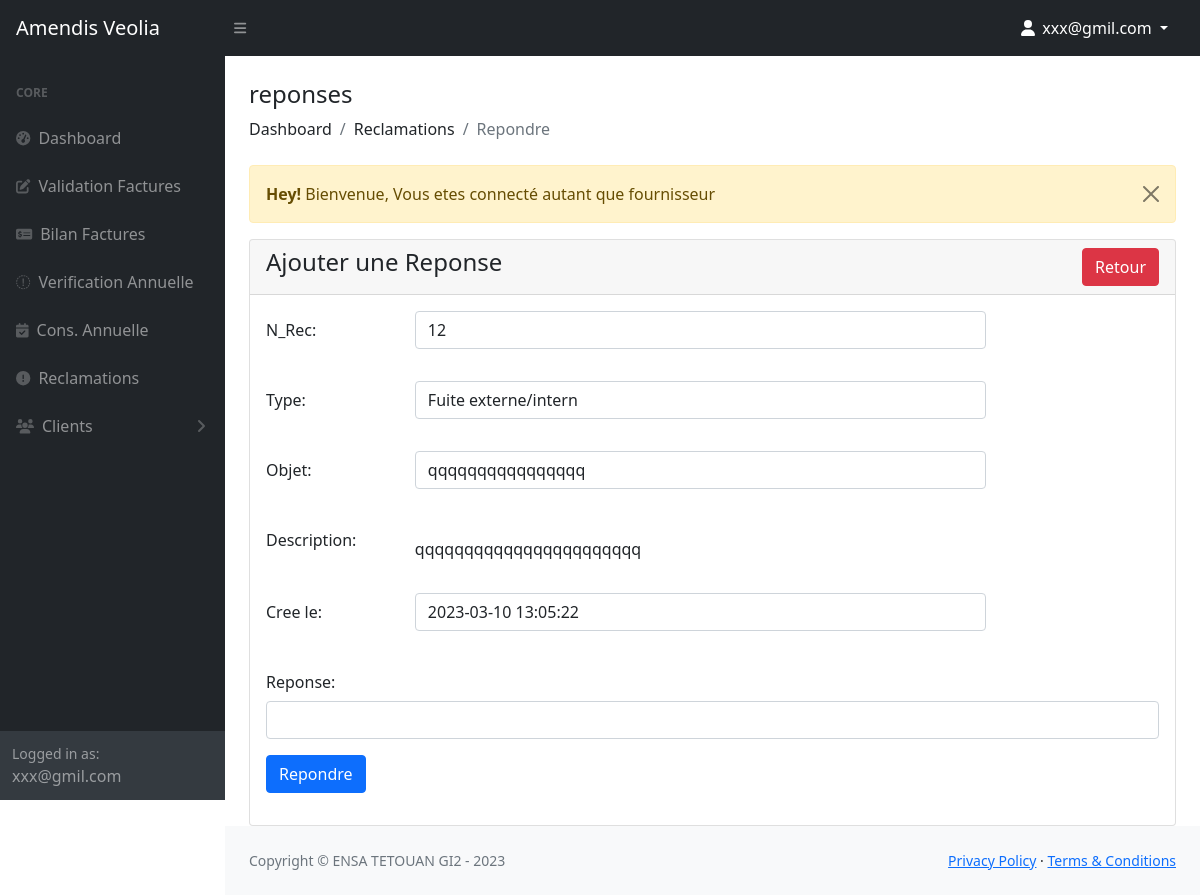
The app's page /TP2project/admin/rec-repondre.php?id_rec=12 (signed in) with its own data.
### tables this page shows
CREATE TABLE `fournisseurs` (
  `id_fr` int(255) NOT NULL,
  `nom_fr` varchar(30) NOT NULL,
  `adresse_fr` varchar(200) NOT NULL,
  `tel_fr` varchar(20) NOT NULL,
  `email_fr` varchar(50) NOT NULL,
  `mdp_fr` varchar(30) NOT NULL
);

CREATE TABLE `reclamations` (
  `id_rec` int(255) NOT NULL,
  `type_rec` varchar(20) NOT NULL,
  `objet` varchar(100) NOT NULL,
  `description` varchar(500) NOT NULL,
  `id_cl` int(255) NOT NULL,
  `created_at` timestamp NOT NULL DEFAULT current_timestamp(),
  `reponse` varchar(200) NOT NULL
);

### TP2project/admin/rec-repondre.php (the view, shortened to what this page needs)
<?php
include('config/dbcon.php');
include('includes/header.php');
?>
<div class="container-fluid px-4">
    <h4 class="mt-4">reponses</h4>
    <ol class="breadcrumb mb-4">
        <li class="breadcrumb-item ">Dashboard</li>
        <li class="breadcrumb-item ">Reclamations</li>
        <li class="breadcrumb-item active">Repondre</li>
    </ol>
    <div class="row">
        <div class="col-md-12">
            <?php include('message.php')?>
            <div class="card">
                <div class="card-header">
                    <h4>Ajouter une Reponse
                        <a href="view-nonrec.php" class="btn btn-danger float-end">Retour</a>
                    </h4>
                </div>
                <div class="card-body">
                    <?php
                        if(isset($_GET['id_rec'])){
                            $rec_id = $_GET['id_rec'];
                            $query = "SELECT * FROM reclamations WHERE id_rec = '$rec_id' ";
                            $query_run = mysqli_query($con, $query);
                            if(mysqli_num_rows($query_run)>0){
                                foreach($query_run as $row) {
                                    ?>
                                <form action="code.php" method="post">
                                    <div class="row">
                                        <div class="form-group row mb-3">
                                            <label class="col-sm-2 col-form-label">N_Rec:</label>
                                            <div class="col-sm-8">
                                                <p class="form-control"> <?= $row['id_rec'];?> </p>
                                            </div>
                                        </div>
                                        <div class="form-group row mb-3">
                                            <label class="col-sm-2 col-form-label">Type:</label>
                                            <div class="col-sm-8">
                                                <p class="form-control"> <?= $row['type_rec'];?> </p>
                                            </div>
                                        </div>
                                        <div class="form-group row mb-3">
                                            <label class="col-sm-2 col-form-label"> Objet:</label>
                                            <div class="col-sm-8">
                                                <p class="form-control"> <?= $row['objet'];?> </p>
                                            </div>
                                        </div>
                                        <div class="form-group row mb-3">
                                            <label class="col-sm-2 col-form-label"> Description:</label>
                                            <div class="col-sm-8">
                                                <p > <?= $row['description'];?> </p>
                                             </div>
                                        </div>
                                        <div class="form-group row mb-3">
                                            <label class="col-sm-2 col-form-label"> Cree le:</label>
                                            <div class="col-sm-8">
                                                <p class="form-control"> <?= $row['created_at'];?> </p>
                                             </div>
                                        </div>
                                        <div class="mb-3">
                                            <label class="col-sm-2 col-form-label"> Reponse:</label>
                                            <input type="text" name="reponse" <?= $row['reponse'];?> class="form-control">
                                        </div>
                                        <div class="mb-3">
                                            <button type="submit" name="repondre" class="btn btn-primary">Repondre</button>
                                        </div>
                                    </div>
                                </form>
                            <?php
                                }
                            }else{
                                ?>
                                <h4>No Record Found</h4>
                                <?php
                            }
                        }
                    ?>
                </div>
            </div>
        </div>
    </div>
</div>
<?php
include('includes/footer.php');
include('includes/scripts.php');
?>

### TP2project/admin/includes/navbar-top.php (shortened to what this page needs)
<nav class="sb-topnav navbar navbar-expand navbar-dark bg-dark">
    <a class="navbar-brand ps-3" href="index.html">Amendis Veolia</a>
    <button class="btn btn-link btn-sm order-1 order-lg-0 me-4 me-lg-0" id="sidebarToggle" href="#!"><i class="fas fa-bars"></i></button>
        <?php
            $sql = mysqli_query($con,"SELECT * FROM fournisseurs WHERE id_fr = {$_SESSION['id_fr']} " );
            if(mysqli_num_rows($sql) >0){
              $row = mysqli_fetch_assoc($sql);
            }
          ?>
    <ul class="navbar-nav ms-auto ms-md-0 me-3 me-lg-4">
        <li class="nav-item dropdown">
            <a class="nav-link dropdown-toggle text-white" id="navbarDropdown" href="#" role="button" data-bs-toggle="dropdown" aria-expanded="false">
                <i class="fas fa-user fa-fw"></i> <?= $row['email_fr'];?>
            </a>
        </li>
    </ul>
</nav>

### TP2project/admin/includes/sidebar.php (shortened to what this page needs)
<div id="layoutSidenav_nav">
    <?php  $page = substr($_SERVER['SCRIPT_NAME'], strrpos($_SERVER['SCRIPT_NAME'], "/")+1); ?>
    <nav class="sb-sidenav accordion sb-sidenav-dark" id="sidenavAccordion">
        <div class="sb-sidenav-menu">
            <div class="nav">
                <div class="sb-sidenav-menu-heading">Core</div>
                <a class="nav-link <?=$page == 'index.php' ? 'active':'' ?> " href="index.php">
                    <div class="sb-nav-link-icon"><i class="fas fa-tachometer-alt"></i></div>
                    Dashboard
                </a>
                <a class="nav-link <?=$page == 'validate_fac.php' ? 'active':'' ?> " href="validate_fac.php">
                    <div class="sb-nav-link-icon"><i class="fas fa-pen-to-square"></i></div>
                        Validation Factures
                </a>
                <a class="nav-link <?=$page == 'view_fac.php' ? 'active':'' ?> " href="view_fac.php">
                    <div class="sb-nav-link-icon"><i class="fas fa-money-check-dollar"></i></div>
                        Bilan Factures
                </a>
                <a class="nav-link <?=$page == 'cons-annuelle.php' ? 'active':'' ?> " href="cons-annuelle.php">
                    <div class="sb-nav-link-icon"><i class="fa-sharp fa-solid fa-file-pen"></i></div>
                       Verification Annuelle
                </a>
                <a class="nav-link <?=$page == 'verify-annuelle.php' ? 'active':'' ?> " href="verify-annuelle.php">
                    <div class="sb-nav-link-icon"><i class="fa-solid fa-calendar-check"></i></div>
                       Cons. Annuelle
                </a>
                <a class="nav-link <?=$page == 'view-nonrec.php' ? 'active':'' ?> " href="view-nonrec.php">
                    <div class="sb-nav-link-icon"><i class="fa-solid fa-circle-exclamation"></i></div>
                       Reclamations
                </a>
                <a class="nav-link collapsed <?= $page == 'view-register.php' || $page == 'register-add.php'|| $page == 'register-edit.php' ? 'active':'' ?>" href="#" data-bs-toggle="collapse" data-bs-target="#collapseLayouts" aria-expanded="false" aria-controls="collapseLayouts">
                    <div class="sb-nav-link-icon"><i class="fas fa-users"></i></div>
                        Clients
                    <div class="sb-sidenav-collapse-arrow"><i class="fas fa-angle-down"></i></div>
                </a>
            </div>
        </div>
        <div class="sb-sidenav-footer">
            <div class="small">Logged in as:</div>
                <?= $row['email_fr']; ?>
        </div>
    </nav>
</div>

### records on screen
fournisseurs: email_fr "xxx@gmil.com"
reclamations: id_rec "12", type_rec "Fuite externe/intern", objet "qqqqqqqqqqqqqqqq", description "qqqqqqqqqqqqqqqqqqqqqqq", created_at "2023-03-10 13:05:22"

### other values on screen
$_SESSION['message'] "Bienvenue, Vous etes connecté autant que fournisseur"
